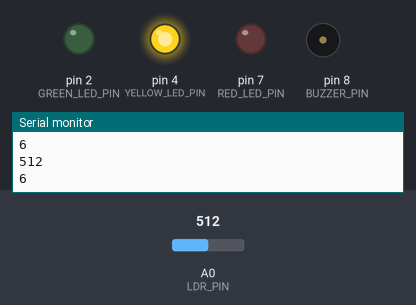
Simulated run of this sketch. Board: Arduino Uno, built with avr-gcc and run on an emulated ATmega328P. On the bench: output pins drawn as LEDs (lit = HIGH), buzzer (waves = sounding), the last lines printed to the serial monitor. The inputs (shaded band) are chosen by the test bench; at power-on: A0 (LDR_PIN) = 512.

Above: at 1.8 s.
1.9 s: A0 (LDR_PIN) set to 530
3.4 s: A0 (LDR_PIN) set to 547
At 5.1 s:
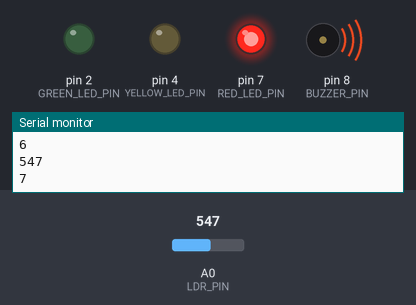
7.5 s: A0 (LDR_PIN) set to 306
At 9.2 s:
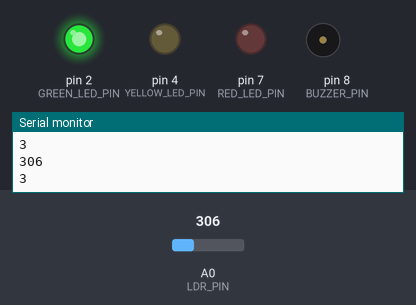
9.5 s: A0 (LDR_PIN) set to 332
11.2 s: A0 (LDR_PIN) set to 362
At 12.5 s:
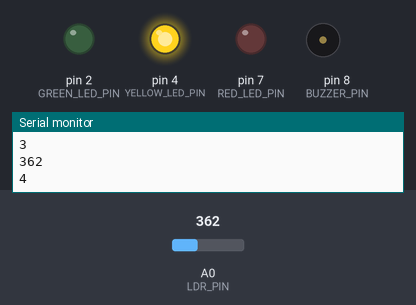
13.5 s: A0 (LDR_PIN) set to 122
At 15.3 s:
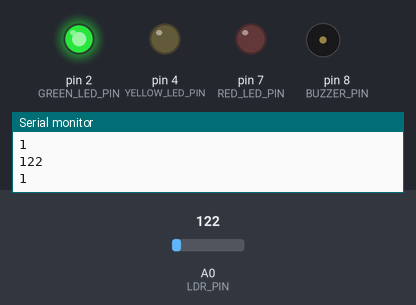
Timing chart, 0 to 16.5 s (numbered marks = the images above; inputs shaded):
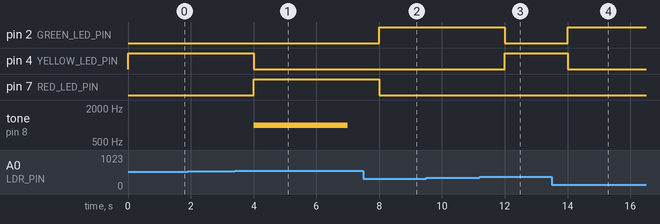

The sketch:

app.ino
```cpp
#include <Arduino.h>

const int RED_LED_PIN = 7;
const int YELLOW_LED_PIN = 4;
const int GREEN_LED_PIN = 2;
const int LDR_PIN = A0;
const int BUZZER_PIN = 8;

void setup() {
  pinMode(RED_LED_PIN, OUTPUT);
  pinMode(YELLOW_LED_PIN, OUTPUT);
  pinMode(GREEN_LED_PIN, OUTPUT);
  pinMode(LDR_PIN, INPUT);
  Serial.begin(9600);
}

void turnOffAllLeds() {
  digitalWrite(RED_LED_PIN, LOW);
  digitalWrite(YELLOW_LED_PIN, LOW);
  digitalWrite(GREEN_LED_PIN, LOW);
}

void buzz() {
  tone(8, 1000, 3000);
  delay(3000);
  noTone(8);
}

void calculateStatusOfWineyard() {
  int reading = analogRead(LDR_PIN);
  int mappedReading = map(reading, 160, 600, 1, 8);
  Serial.println(reading);
  Serial.println(mappedReading);
  if (mappedReading <= 3){
    turnOffAllLeds();
    digitalWrite(GREEN_LED_PIN, HIGH);
  } else if (mappedReading > 3 && mappedReading < 7){
    turnOffAllLeds();
    digitalWrite(YELLOW_LED_PIN, HIGH);
  } else if (mappedReading >= 7) {
    turnOffAllLeds();
    digitalWrite(RED_LED_PIN, HIGH);
    buzz();
  }
}

void loop() {
  calculateStatusOfWineyard();
  delay(1000);
}
```

Measured:
- the behaviour switches between 537 and 538 on A0 (LDR_PIN) (found by bisection; images 0 and 1)
- the behaviour switches between 348 and 349 on A0 (LDR_PIN) (found by bisection; images 2 and 3)
- after the input at 3.4 s, pin 4 (YELLOW_LED_PIN): HIGH → LOW after 0.60 s; pin 7 (RED_LED_PIN): LOW → HIGH after 0.60 s; tone on pin 8 (BUZZER_PIN): silent → 1000 Hz after 0.60 s, → silent 3.0 s later
- after the input at 7.5 s, pin 2 (GREEN_LED_PIN): LOW → HIGH after 0.50 s; pin 7 (RED_LED_PIN): HIGH → LOW after 0.50 s; tone on pin 8 (BUZZER_PIN): stays silent (without the input it goes to 1000 Hz after 0.50 s)
- after the input at 11.2 s, pin 2 (GREEN_LED_PIN): HIGH → LOW after 0.80 s; pin 4 (YELLOW_LED_PIN): LOW → HIGH after 0.80 s
- after the input at 13.5 s, pin 2 (GREEN_LED_PIN): LOW → HIGH after 0.51 s; pin 4 (YELLOW_LED_PIN): HIGH → LOW after 0.51 s
